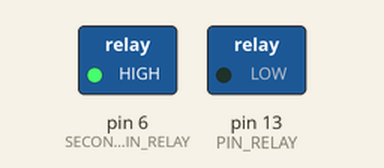
The program below on a simulated Arduino Nano, built with avr-gcc and run on an emulated ATmega328P. On the bench: switched loads named in the program (green lamp = pin HIGH).

Above: at 3.0 s.
At 6.5 s:
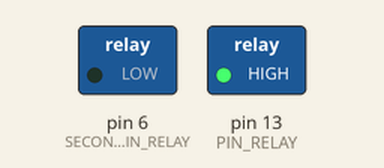
Timing chart, 0 to 9.1 s (numbered marks = the images above):
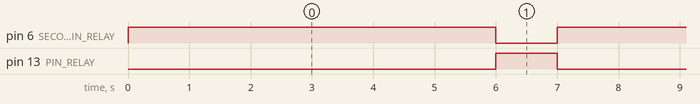

Measured:
- by itself, pin 6 (SECOND_PIN_RELAY): alternates HIGH for 6.0 s and LOW for 1.0 s
- by itself, pin 13 (PIN_RELAY): alternates HIGH for 1.0 s and LOW for 6.0 s

The program:

main.cpp
```cpp
#include <Arduino.h>

/*
 * Скетч для управления реле с помощью ардуино
 * Используем реле SONGLE SRD-05VDC
 * Реле ОТКРЫВАЕТСЯ при подаче низкого уровня сигнала (LOW) на управляющий пин.
 * Реле ЗАКРЫВАЕТСЯ при подаче высокого уровня сигнала (HIGH) на управляющий пин.
 *
 * В данном примере мы просто открываем и закрываем реле раз в 5 секунд.
 *
 * PIN_RELAY содержит номер пина, к которому подключено реле, которым мы будем управлять
 *
 * В функции setup устанавливаем начальное положение реле (закрытое)
 * Если к реле будет подключена нагрузка(например, лампочка), то после запуска скетча она будет включаться и выключаться каждые 5 секунд
 *
 * Для изменения периода мигания нужно изменить параметр функции delay(): поставив 1000 миллисекунд, выполучите 1 секунду задержки
 *
 * В реальных проектах реле включается в ответ на обнаружение каких-либо внешних событий через подключение датчиков
 *
 */

#define PIN_RELAY 13
#define SECOND_PIN_RELAY 6 // Определяем пин, используемый для подключения реле

// В этой функции определяем первоначальные установки
void setup()
{
  pinMode(PIN_RELAY, OUTPUT); // Объявляем пин реле как выход
  digitalWrite(PIN_RELAY, LOW);
  pinMode(SECOND_PIN_RELAY, OUTPUT); // Объявляем пин реле как выход
  digitalWrite(SECOND_PIN_RELAY, HIGH); // Выключаем реле - посылаем высокий сигнал
}
void loop()
{
  delay(6000);
  digitalWrite(PIN_RELAY, HIGH); // Включаем реле - посылаем низкий уровень сигнала
  digitalWrite(SECOND_PIN_RELAY, LOW); // Отключаем реле - посылаем высокий уровень сигнала
  delay(1000);
  digitalWrite(PIN_RELAY, LOW); // Включаем реле - посылаем низкий уровень сигнала
  digitalWrite(SECOND_PIN_RELAY, HIGH); // Отключаем реле - посылаем высокий уровень сигнала

}
```
